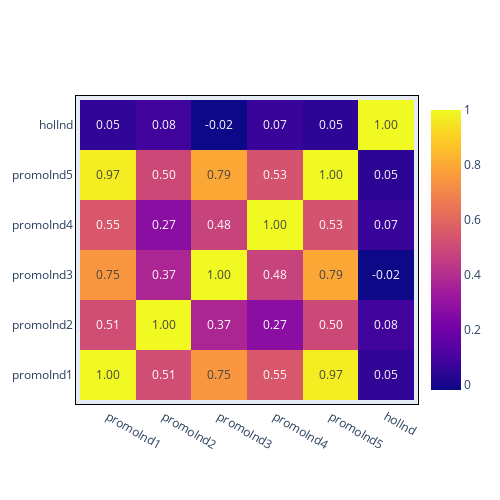

Source (notebook cell):
### Markdown cell above
##### Plot Correlation Matrix for Promos and Holidays

### Code cell
# plotCorrMatrix(timeSeries3[['corrected_sales', 'Temperature', 'Fuel_Price', 'oosInd', 'holInd', 'promoInd1', 'promoInd2','promoInd3', 'promoInd4', 'promoInd5']])
plotCorrMatrix(timeSeries3[['promoInd1', 'promoInd2','promoInd3', 'promoInd4', 'promoInd5', 'holInd']])

### Figure 1 — Plotly figure (JSON) as saved in the notebook; plotly's stock layout.template omitted (floating-point values rounded to 4 significant figures)
{"data": [{"text": [[1, 0.5138, 0.751, 0.5489, 0.9702, 0.05425], [0.5138, 1, 0.3739, 0.2736, 0.4984, 0.083], [0.751, 0.3739, 1, 0.4779, 0.7939, -0.01715], [0.5489, 0.2736, 0.4779, 1, 0.5326, 0.06817], [0.9702, 0.4984, 0.7939, 0.5326, 1, 0.04629], [0.05425, 0.083, -0.01715, 0.06817, 0.04629, 1]], "texttemplate": "%{text:.2f}", "type": "heatmap", "x": ["promoInd1", "promoInd2", "promoInd3", "promoInd4", "promoInd5", "holInd"], "y": ["promoInd1", "promoInd2", "promoInd3", "promoInd4", "promoInd5", "holInd"], "z": [[1, 0.5138, 0.751, 0.5489, 0.9702, 0.05425], [0.5138, 1, 0.3739, 0.2736, 0.4984, 0.083], [0.751, 0.3739, 1, 0.4779, 0.7939, -0.01715], [0.5489, 0.2736, 0.4779, 1, 0.5326, 0.06817], [0.9702, 0.4984, 0.7939, 0.5326, 1, 0.04629], [0.05425, 0.083, -0.01715, 0.06817, 0.04629, 1]]}], "layout": {"autosize": false, "height": 500, "margin": {"b": 100, "l": 50, "pad": 4, "r": 50, "t": 100}, "width": 500, "xaxis": {"linecolor": "black", "linewidth": 1, "mirror": true}, "yaxis": {"linecolor": "black", "linewidth": 1, "mirror": true}}}
